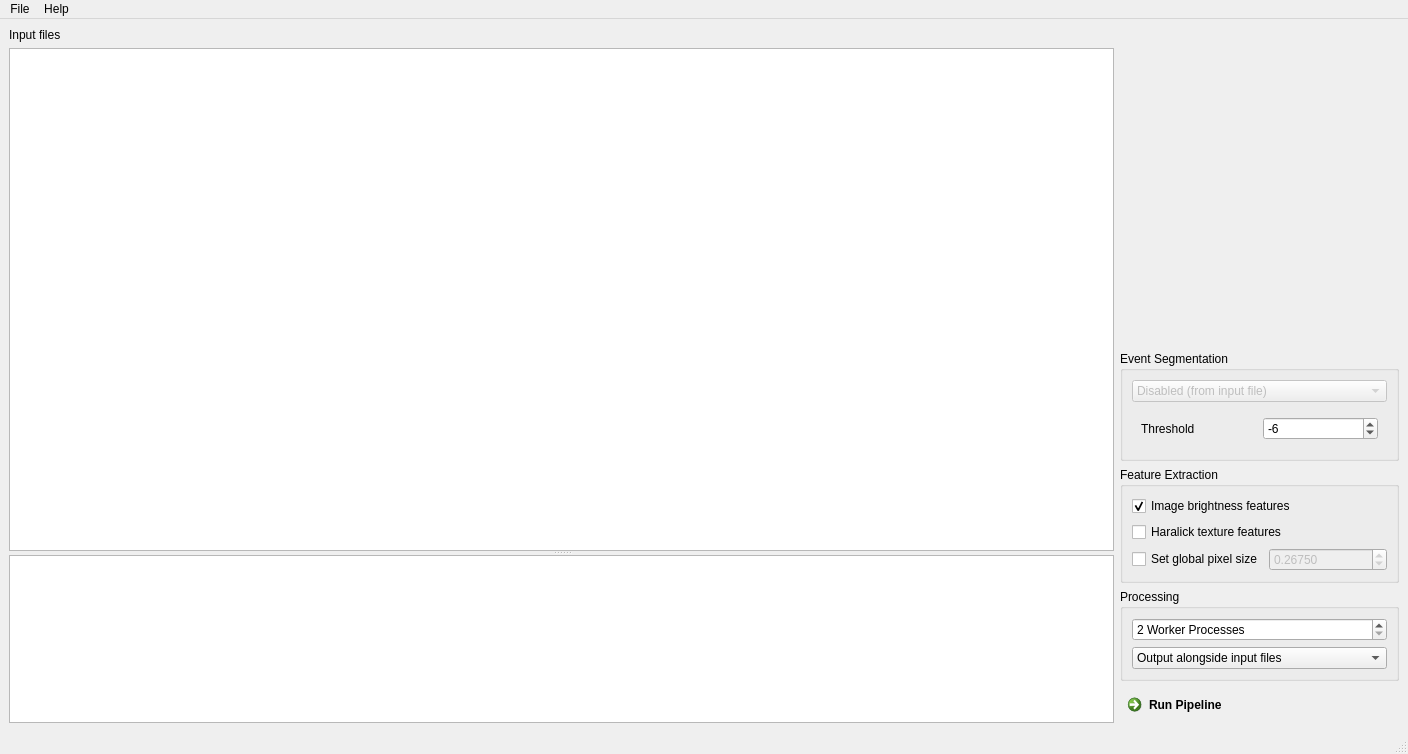
<?xml version="1.0" encoding="UTF-8"?>
<ui version="4.0">
 <class>MainWindow</class>
 <widget class="QMainWindow" name="MainWindow">
  <property name="geometry">
   <rect>
    <x>0</x>
    <y>0</y>
    <width>1408</width>
    <height>754</height>
   </rect>
  </property>
  <property name="windowTitle">
   <string>MainWindow</string>
  </property>
  <widget class="QWidget" name="centralwidget">
   <layout class="QHBoxLayout" name="horizontalLayout" stretch="4,1">
    <item>
     <layout class="QVBoxLayout" name="verticalLayout_5">
      <item>
       <widget class="QLabel" name="label_2">
        <property name="sizePolicy">
         <sizepolicy hsizetype="Expanding" vsizetype="Preferred">
          <horstretch>0</horstretch>
          <verstretch>0</verstretch>
         </sizepolicy>
        </property>
        <property name="text">
         <string>Input files</string>
        </property>
       </widget>
      </item>
      <item>
       <widget class="QSplitter" name="splitter">
        <property name="orientation">
         <enum>Qt::Vertical</enum>
        </property>
        <widget class="ProgressTable" name="tableView_input">
         <property name="sizePolicy">
          <sizepolicy hsizetype="Expanding" vsizetype="Expanding">
           <horstretch>1</horstretch>
           <verstretch>3</verstretch>
          </sizepolicy>
         </property>
         <property name="dragDropMode">
          <enum>QAbstractItemView::InternalMove</enum>
         </property>
         <property name="alternatingRowColors">
          <bool>true</bool>
         </property>
         <property name="selectionMode">
          <enum>QAbstractItemView::SingleSelection</enum>
         </property>
         <property name="selectionBehavior">
          <enum>QAbstractItemView::SelectRows</enum>
         </property>
         <property name="sortingEnabled">
          <bool>true</bool>
         </property>
         <property name="cornerButtonEnabled">
          <bool>false</bool>
         </property>
         <attribute name="horizontalHeaderMinimumSectionSize">
          <number>50</number>
         </attribute>
         <attribute name="horizontalHeaderStretchLastSection">
          <bool>true</bool>
         </attribute>
         <attribute name="verticalHeaderVisible">
          <bool>false</bool>
         </attribute>
        </widget>
        <widget class="QTextBrowser" name="textBrowser">
         <property name="sizePolicy">
          <sizepolicy hsizetype="Expanding" vsizetype="Expanding">
           <horstretch>1</horstretch>
           <verstretch>1</verstretch>
          </sizepolicy>
         </property>
        </widget>
       </widget>
      </item>
     </layout>
    </item>
    <item>
     <widget class="QWidget" name="widget_options" native="true">
      <property name="sizePolicy">
       <sizepolicy hsizetype="Minimum" vsizetype="Preferred">
        <horstretch>0</horstretch>
        <verstretch>0</verstretch>
       </sizepolicy>
      </property>
      <layout class="QVBoxLayout" name="verticalLayout">
       <property name="leftMargin">
        <number>0</number>
       </property>
       <property name="topMargin">
        <number>0</number>
       </property>
       <property name="rightMargin">
        <number>0</number>
       </property>
       <property name="bottomMargin">
        <number>0</number>
       </property>
       <item>
        <spacer name="verticalSpacer_2">
         <property name="orientation">
          <enum>Qt::Vertical</enum>
         </property>
         <property name="sizeHint" stdset="0">
          <size>
           <width>20</width>
           <height>40</height>
          </size>
         </property>
        </spacer>
       </item>
       <item>
        <widget class="QGroupBox" name="groupBox_4">
         <property name="sizePolicy">
          <sizepolicy hsizetype="Preferred" vsizetype="Preferred">
           <horstretch>0</horstretch>
           <verstretch>0</verstretch>
          </sizepolicy>
         </property>
         <property name="title">
          <string>Event Segmentation</string>
         </property>
         <layout class="QGridLayout" name="gridLayout_2">
          <item row="1" column="0" alignment="Qt::AlignTop">
           <widget class="QStackedWidget" name="stackedWidget_segmenter">
            <property name="sizePolicy">
             <sizepolicy hsizetype="Minimum" vsizetype="Minimum">
              <horstretch>0</horstretch>
              <verstretch>0</verstretch>
             </sizepolicy>
            </property>
            <property name="currentIndex">
             <number>1</number>
            </property>
            <widget class="QWidget" name="page">
             <layout class="QGridLayout" name="gridLayout">
              <item row="0" column="0">
               <widget class="QCheckBox" name="checkBox_basin_based">
                <property name="text">
                 <string>Use basins (output file links to input file)</string>
                </property>
               </widget>
              </item>
             </layout>
            </widget>
            <widget class="QWidget" name="page_2">
             <layout class="QGridLayout" name="gridLayout_3">
              <item row="0" column="0">
               <widget class="QLabel" name="label">
                <property name="text">
                 <string>Threshold</string>
                </property>
               </widget>
              </item>
              <item row="0" column="1">
               <widget class="QSpinBox" name="spinBox_thresh">
                <property name="toolTip">
                 <string>Mask-generating threshold for the background-corrected image.</string>
                </property>
                <property name="minimum">
                 <number>-10</number>
                </property>
                <property name="maximum">
                 <number>-1</number>
                </property>
                <property name="value">
                 <number>-6</number>
                </property>
               </widget>
              </item>
             </layout>
            </widget>
           </widget>
          </item>
          <item row="0" column="0">
           <widget class="QComboBox" name="comboBox_segmenter">
            <property name="enabled">
             <bool>false</bool>
            </property>
            <property name="sizePolicy">
             <sizepolicy hsizetype="Minimum" vsizetype="Fixed">
              <horstretch>0</horstretch>
              <verstretch>0</verstretch>
             </sizepolicy>
            </property>
            <item>
             <property name="text">
              <string>Disabled (from input file)</string>
             </property>
            </item>
            <item>
             <property name="text">
              <string>Threshold-based</string>
             </property>
            </item>
           </widget>
          </item>
         </layout>
        </widget>
       </item>
       <item alignment="Qt::AlignTop">
        <widget class="QGroupBox" name="groupBox_5">
         <property name="sizePolicy">
          <sizepolicy hsizetype="Preferred" vsizetype="Expanding">
           <horstretch>0</horstretch>
           <verstretch>0</verstretch>
          </sizepolicy>
         </property>
         <property name="title">
          <string>Feature Extraction</string>
         </property>
         <layout class="QVBoxLayout" name="verticalLayout_7">
          <item>
           <widget class="QCheckBox" name="checkBox_feat_bright">
            <property name="text">
             <string>Image brightness features</string>
            </property>
            <property name="checked">
             <bool>true</bool>
            </property>
           </widget>
          </item>
          <item>
           <widget class="QCheckBox" name="checkBox_feat_haralick">
            <property name="text">
             <string>Haralick texture features</string>
            </property>
           </widget>
          </item>
          <item>
           <layout class="QHBoxLayout" name="horizontalLayout_2">
            <property name="topMargin">
             <number>0</number>
            </property>
            <item>
             <widget class="QCheckBox" name="checkBox_pixel_size">
              <property name="text">
               <string>Set global pixel size</string>
              </property>
             </widget>
            </item>
            <item>
             <widget class="QDoubleSpinBox" name="doubleSpinBox_pixel_size">
              <property name="enabled">
               <bool>false</bool>
              </property>
              <property name="decimals">
               <number>5</number>
              </property>
              <property name="minimum">
               <double>0.100000000000000</double>
              </property>
              <property name="maximum">
               <double>0.950000000000000</double>
              </property>
              <property name="value">
               <double>0.267500000000000</double>
              </property>
             </widget>
            </item>
           </layout>
          </item>
         </layout>
        </widget>
       </item>
       <item>
        <widget class="QGroupBox" name="groupBox_6">
         <property name="sizePolicy">
          <sizepolicy hsizetype="Preferred" vsizetype="Preferred">
           <horstretch>0</horstretch>
           <verstretch>0</verstretch>
          </sizepolicy>
         </property>
         <property name="title">
          <string>Processing</string>
         </property>
         <layout class="QVBoxLayout" name="verticalLayout_8">
          <item>
           <widget class="QSpinBox" name="spinBox_procs">
            <property name="suffix">
             <string> Worker Processes</string>
            </property>
            <property name="minimum">
             <number>2</number>
            </property>
            <property name="maximum">
             <number>64</number>
            </property>
           </widget>
          </item>
          <item>
           <widget class="QComboBox" name="comboBox_output">
            <item>
             <property name="text">
              <string>Output alongside input files</string>
             </property>
            </item>
            <item>
             <property name="text">
              <string>Select output path...</string>
             </property>
            </item>
           </widget>
          </item>
         </layout>
        </widget>
       </item>
       <item>
        <widget class="QCommandLinkButton" name="commandLinkButton_run">
         <property name="text">
          <string>Run Pipeline</string>
         </property>
        </widget>
       </item>
      </layout>
     </widget>
    </item>
   </layout>
  </widget>
  <widget class="QMenuBar" name="menubar">
   <property name="geometry">
    <rect>
     <x>0</x>
     <y>0</y>
     <width>1408</width>
     <height>22</height>
    </rect>
   </property>
   <widget class="QMenu" name="menuHelp">
    <property name="title">
     <string>Help</string>
    </property>
    <addaction name="actionDocumentation"/>
    <addaction name="actionSoftware"/>
    <addaction name="actionAbout"/>
   </widget>
   <widget class="QMenu" name="menuFile">
    <property name="title">
     <string>File</string>
    </property>
    <addaction name="actionAdd"/>
    <addaction name="actionClear"/>
    <addaction name="separator"/>
    <addaction name="actionQuit"/>
   </widget>
   <addaction name="menuFile"/>
   <addaction name="menuHelp"/>
  </widget>
  <widget class="QStatusBar" name="statusbar"/>
  <action name="actionExit">
   <property name="text">
    <string>Quit</string>
   </property>
  </action>
  <action name="actionAbout">
   <property name="text">
    <string>About</string>
   </property>
  </action>
  <action name="actionSoftware">
   <property name="text">
    <string>Software</string>
   </property>
  </action>
  <action name="actionDocumentation">
   <property name="text">
    <string>Documentation</string>
   </property>
  </action>
  <action name="actionQuit">
   <property name="text">
    <string>Quit</string>
   </property>
  </action>
  <action name="actionAdd">
   <property name="text">
    <string>Add data</string>
   </property>
  </action>
  <action name="actionClear">
   <property name="text">
    <string>Clear list</string>
   </property>
  </action>
 </widget>
 <customwidgets>
  <customwidget>
   <class>ProgressTable</class>
   <extends>QTableView</extends>
   <header>chipstream.gui.table_progress</header>
  </customwidget>
 </customwidgets>
 <resources/>
 <connections>
  <connection>
   <sender>comboBox_segmenter</sender>
   <signal>currentIndexChanged(int)</signal>
   <receiver>stackedWidget_segmenter</receiver>
   <slot>setCurrentIndex(int)</slot>
   <hints>
    <hint type="sourcelabel">
     <x>1052</x>
     <y>248</y>
    </hint>
    <hint type="destinationlabel">
     <x>1052</x>
     <y>312</y>
    </hint>
   </hints>
  </connection>
  <connection>
   <sender>checkBox_pixel_size</sender>
   <signal>toggled(bool)</signal>
   <receiver>doubleSpinBox_pixel_size</receiver>
   <slot>setEnabled(bool)</slot>
   <hints>
    <hint type="sourcelabel">
     <x>1149</x>
     <y>547</y>
    </hint>
    <hint type="destinationlabel">
     <x>1310</x>
     <y>547</y>
    </hint>
   </hints>
  </connection>
 </connections>
</ui>
